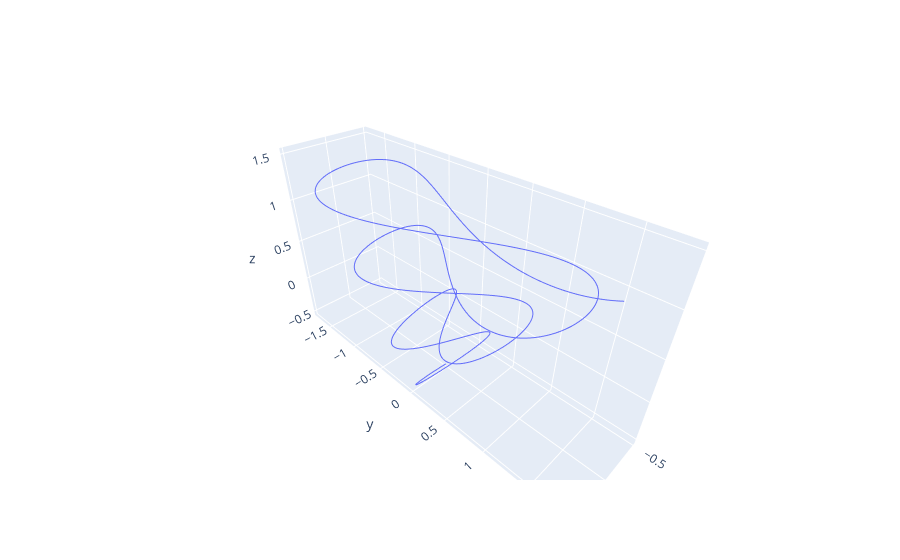

Here is the notebook cell this chart was saved with:
### Code cell
trace = go.Scatter3d(x=master['dX'],y=master['dY'],z=master['dZ'],mode='lines')
py.iplot([trace])

### Figure 1 — Plotly figure (JSON) as saved in the notebook; plotly's stock layout.template omitted (floating-point values rounded to 4 significant figures; data arrays with more than 128 entries replaced by an {"elided": "..."} marker saying what was removed)
{"data": [{"mode": "lines", "type": "scatter3d", "x": {"elided": "1999 float values"}, "y": {"elided": "1999 float values"}, "z": {"elided": "1999 float values"}}], "layout": {}}
